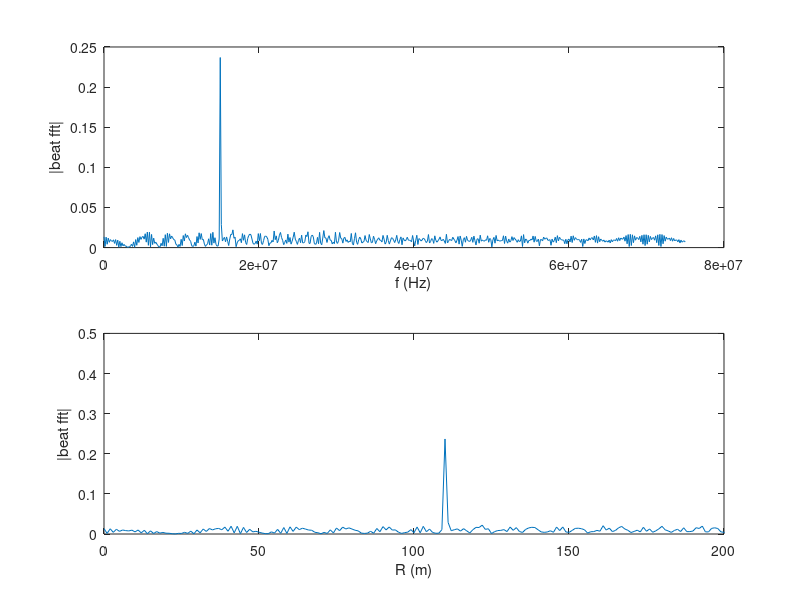
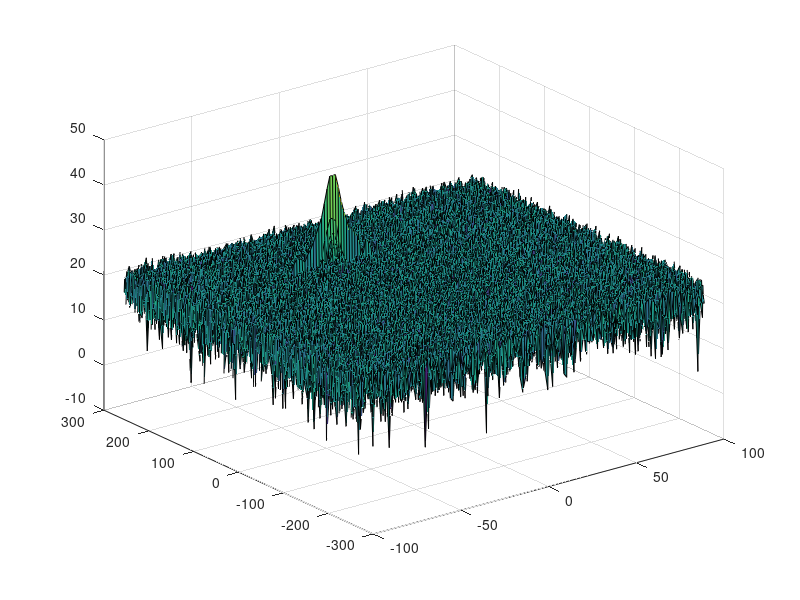
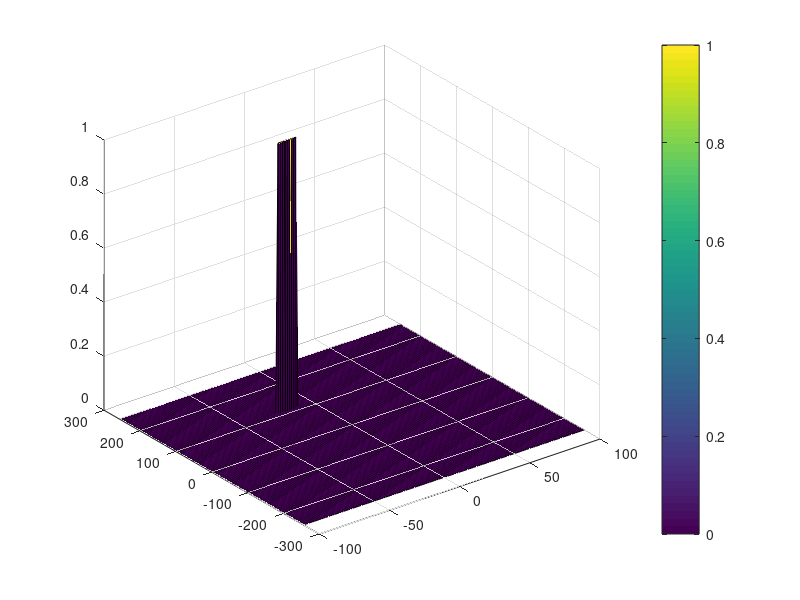

MATLAB code to generate these figures, in order:
clear;
clc;
close all;

%% Radar Specifications 
%%%%%%%%%%%%%%%%%%%%%%%%%%%
% Frequency of operation = 77GHz
% Max Range = 200m
% Range Resolution = 1 m
% Max Velocity xx= 100 m/s
%%%%%%%%%%%%%%%%%%%%%%%%%%%

%speed of light = 3e8

%% User Defined Range and Velocity of target
% *%TODO* :
% define the target's initial position and velocity. Note : Velocity
% remains contant
 R = 110; % [m]
 v = -20; % [m/s]

%% FMCW Waveform Generation

% *%TODO* :
%Design the FMCW waveform by giving the specs of each of its parameters.
% Calculate the Bandwidth (B), Chirp Time (Tchirp) and Slope (slope) of the FMCW
% chirp using the requirements above.

%Operating carrier frequency of Radar 
fc = 77e9;             %carrier freq

% Radar system requirements
R_max = 200;           % maximum range
d_res = 1;             % range resolution
c = 3e8;               % velocity of light
V_max = 70;            % max velocity
V_res = 3;             % velocity resolution
% sweep Bandwidth
B = c/(2 * d_res);
% chirp time
Tchirp = 5.5 * 2 * (R_max/c);
% slope of the chirp signal
slope = B/Tchirp;
% disp(slope);disp(B); disp(Tchirp);
%The number of chirps in one sequence. Its ideal to have 2^ value for the ease of running the FFT
%for Doppler Estimation. 
Nd=128;                   % #of doppler cells OR #of sent periods % number of chirps

%The number of samples on each chirp. 
Nr=1024;                  %for length of time OR # of range cells

% Timestamp for running the displacement scenario for every sample on each
% chirp
t=linspace(0,Nd*Tchirp,Nr*Nd); %total time for samples


%Creating the vectors for Tx, Rx and Mix based on the total samples input.
Tx=zeros(1,length(t)); %transmitted signal
Rx=zeros(1,length(t)); %received signal
Mix = zeros(1,length(t)); %beat signal

%Similar vectors for range_covered and time delay.
r_t = zeros(1,length(t));
td = zeros(1,length(t));

%% Signal generation and Moving Target simulation
% Running the radar scenario over the time. 

for i=1:length(t)         
    
    % *%TODO* :
    %For each time stamp update the Range of the Target for constant velocity. 
    r_t(i) =  R + v * t(i);
    td(i) = 2 * r_t(i)/c;
    % *%TODO* :
    %For each time sample we need update the transmitted and
    %received signal. 
    Tx(i) = cos(2*pi*(fc *t(i) + 0.5* slope * t(i)^2)); 
    Rx(i) = cos(2*pi*(fc * (t(i)-td(i)) + slope * (t(i)-td(i))^2/2));
    
    % *%TODO* :
    %Now by mixing the Transmit and Receive generate the beat signal
    %This is done by element wise matrix multiplication of Transmit and
    %Receiver Signal
    Mix(i) = Tx(i) .* Rx(i);     
end

%% RANGE MEASUREMENT

% *%TODO* :
%reshape the vector into Nr*Nd array. Nr and Nd here would also define the size of
%Range and Doppler FFT respectively.
Mix_reshaped = reshape(Mix, [Nr, Nd]);

% TODO* :
%run the FFT on the beat signal along the range bins dimension (Nr) and
%normalize.
L = Tchirp*B;
beat_fft = fft(Mix_reshaped, Nr);
beat_fft = beat_fft./L; % normalize by dividing with number of range bins

% *%TODO* :
% Take the absolute value of FFT output
beat_fft = abs(beat_fft);

% *%TODO* :
% Output of FFT is double sided signal, but we are interested in only one side of the spectrum.
% Hence we throw out half of the samples.
beat_fft  = beat_fft(1:L/2+1); 
%plotting the range
figure ('Name','Range from First FFT')
subplot(2,1,1)

% *%TODO* :
% plot FFT output 
% Plotting

beat_fft_freq = B *(0:(L/2))/L;
plot(beat_fft_freq,beat_fft) 
xlabel('f (Hz)')
ylabel('|beat fft|')

% calculate the range estimation
R = (c*Tchirp*beat_fft_freq)/(2*B);
% plot the range
subplot(2,1,2)
plot(R,beat_fft);
xlabel('R (m)')
ylabel('|beat fft|')
axis ([0 200 0 0.5]);



%% RANGE DOPPLER RESPONSE
% The 2D FFT implementation is already provided here. This will run a 2DFFT
% on the mixed signal (beat signal) output and generate a range doppler
% map.You will implement CFAR on the generated RDM


% Range Doppler Map Generation.

% The output of the 2D FFT is an image that has reponse in the range and
% doppler FFT bins. So, it is important to convert the axis from bin sizes
% to range and doppler based on their Max values.

Mix=reshape(Mix,[Nr,Nd]);

% 2D FFT using the FFT size for both dimensions.
sig_fft2 = fft2(Mix,Nr,Nd);

% Taking just one side of signal from Range dimension.
sig_fft2 = sig_fft2(1:Nr/2,1:Nd);
sig_fft2 = fftshift (sig_fft2);
RDM = abs(sig_fft2);
RDM = 10*log10(RDM);

%use the surf function to plot the output of 2DFFT and to show axis in both
%dimensions
doppler_axis = linspace(-100,100,Nd);
range_axis = linspace(-200,200,Nr/2)*((Nr/2)/400);
figure,surf(doppler_axis,range_axis,RDM);

%% CFAR implementation

%Slide Window through the complete Range Doppler Map

% *%TODO* :
%Select the number of Training Cells in both the dimensions.
Tr = 5; % range cell
Td = 5; % doppler cell

% *%TODO* :
%Select the number of Guard Cells in both dimensions around the Cell under 
%test (CUT) for accurate estimation
Gr = 2;
Gd = 2;

% *%TODO* :
% offset the threshold by SNR value in dB
offset = 5;

% *%TODO* :
%Create a vector to store noise_level for each iteration on training cells
noise_level = zeros(1,1);


% *%TODO* :
%design a loop such that it slides the CUT across range doppler map by
%giving margins at the edges for Training and Guard Cells.
%For every iteration sum the signal level within all the training
%cells. To sum convert the value from logarithmic to linear using db2pow
%function. Average the summed values for all of the training
%cells used. After averaging convert it back to logarithimic using pow2db.
%Further add the offset to it to determine the threshold. Next, compare the
%signal under CUT with this threshold. If the CUT level > threshold assign
%it a value of 1, else equate it to 0.


   % Use RDM[x,y] as the matrix from the output of 2D FFT for implementing
   % CFAR
[m,n] = size(RDM);

% Vector to hold threshold values 
threshold_cfar = zeros(m,n);
%Vector to hold final signal after thresholding
signal_cfar = zeros(m,n);

% number of cells for averaging
num_cells = (2*Tr + 2*Gr + 1)*(2*Td + 2*Gd + 1) - (2*Gr + 1)*(2*Gd + 1);
% loop for CUT
for i =  (Tr + Gr + 1):( m - 2*Tr - 2*Gr)
    for j = (Td + Gd + 1):(n - 2*Td - 2*Gd)
        % loop to calculate cfar
        threshold_cfar(i,j) = sum(sum(db2pow(RDM(i-(Tr+Gr) : i+(Tr+Gr),j-(Td+Gd) : j+(Td+Gd))))); 
        threshold_cfar(i,j) = threshold_cfar(i,j) - sum(sum(db2pow(RDM((i-Gr):(i+Gr),(j-Gd):(j+Gd)))));
        
        threshold_cfar(i,j) = threshold_cfar(i,j)/num_cells;
        % calculate the threshold
        threshold_cfar(i,j) = offset + pow2db(threshold_cfar(i,j));
        if RDM(i,j) > threshold_cfar(i,j)
            signal_cfar(i,j) = 1;
        end
    end
end




% *%TODO* :
% The process above will generate a thresholded block, which is smaller 
%than the Range Doppler Map as the CUT cannot be located at the edges of
%matrix. Hence,few cells will not be thresholded. To keep the map size same
% set those values to 0. 
 






doppler_axis = linspace(-100,100,Nd);
range_axis = linspace(-200,200,Nr/2)*((Nr/2)/400);

% *%TODO* :
%display the CFAR output using the Surf function like we did for Range
%Doppler Response output.
figure,surf(doppler_axis,range_axis,signal_cfar);
colorbar;


 
 